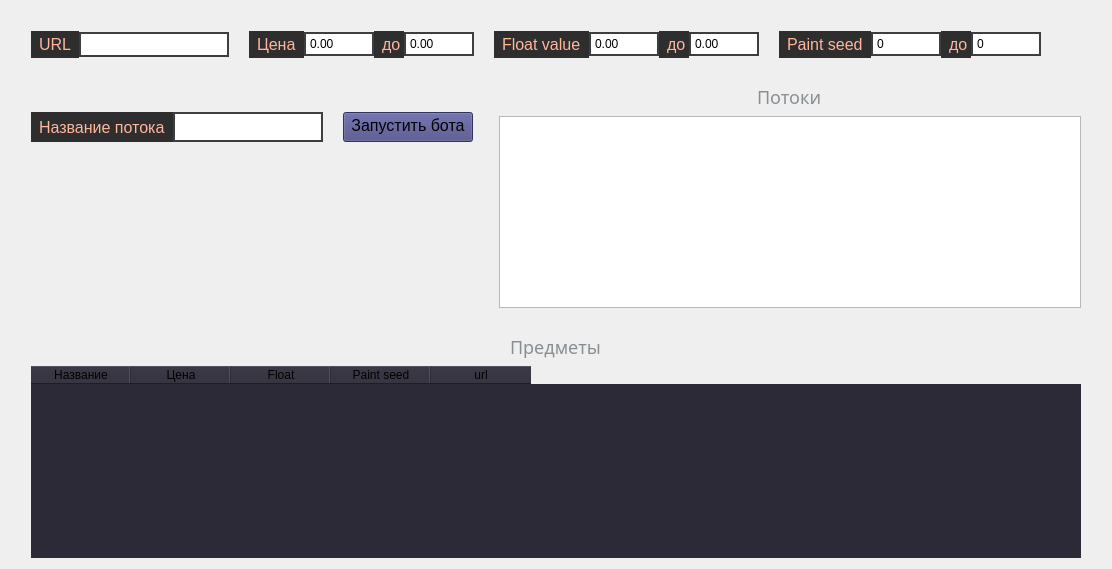
      <widget class="QWidget" name="tab_2">
       <attribute name="title">
        <string>Главная</string>
       </attribute>
       <layout class="QVBoxLayout" name="verticalLayout_3" stretch="0,0,1">
        <item>
         <layout class="QHBoxLayout" name="horizontalLayout_4" stretch="0,0,0,0,0">
          <property name="spacing">
           <number>20</number>
          </property>
          <property name="sizeConstraint">
           <enum>QLayout::SetNoConstraint</enum>
          </property>
          <property name="leftMargin">
           <number>20</number>
          </property>
          <property name="topMargin">
           <number>20</number>
          </property>
          <property name="rightMargin">
           <number>20</number>
          </property>
          <property name="bottomMargin">
           <number>0</number>
          </property>
          <item>
           <layout class="QHBoxLayout" name="horizontalLayout_12">
            <property name="spacing">
             <number>0</number>
            </property>
            <item>
             <widget class="QLabel" name="url_label">
              <property name="styleSheet">
               <string notr="true">QWidget {
	background: rgb(46, 46, 46);
	color: rgb(255, 182, 155);
	font-size: 16px;
	padding: 4px;
}</string>
              </property>
              <property name="text">
               <string>URL</string>
              </property>
             </widget>
            </item>
            <item>
             <widget class="QLineEdit" name="url_input">
              <property name="sizePolicy">
               <sizepolicy hsizetype="Expanding" vsizetype="Fixed">
                <horstretch>0</horstretch>
                <verstretch>0</verstretch>
               </sizepolicy>
              </property>
              <property name="minimumSize">
               <size>
                <width>150</width>
                <height>25</height>
               </size>
              </property>
              <property name="maximumSize">
               <size>
                <width>500</width>
                <height>16777215</height>
               </size>
              </property>
              <property name="font">
               <font>
                <family>&quot;Franklin Gothic Demi Cond&quot;</family>
                <pointsize>-1</pointsize>
               </font>
              </property>
              <property name="styleSheet">
               <string notr="true">QWidget {
	border: 2px solid rgb(60, 63, 65);
}</string>
              </property>
              <property name="text">
               <string/>
              </property>
             </widget>
            </item>
           </layout>
          </item>
          <item>
           <layout class="QHBoxLayout" name="horizontalLayout_2">
            <property name="spacing">
             <number>0</number>
            </property>
            <item>
             <widget class="QLabel" name="price_label">
              <property name="minimumSize">
               <size>
                <width>50</width>
                <height>0</height>
               </size>
              </property>
              <property name="styleSheet">
               <string notr="true">QWidget {
	background: rgb(46, 46, 46);
	color: rgb(255, 182, 155);
	font-size: 16px;
	padding: 4px;
}</string>
              </property>
              <property name="text">
               <string>Цена</string>
              </property>
             </widget>
            </item>
            <item>
             <widget class="QDoubleSpinBox" name="price_input">
              <property name="minimumSize">
               <size>
                <width>70</width>
                <height>0</height>
               </size>
              </property>
              <property name="maximumSize">
               <size>
                <width>70</width>
                <height>16777215</height>
               </size>
              </property>
              <property name="styleSheet">
               <string notr="true">QWidget {
	border: 2px solid rgb(60, 63, 65);
	padding: 2px;
}</string>
              </property>
              <property name="buttonSymbols">
               <enum>QAbstractSpinBox::NoButtons</enum>
              </property>
              <property name="maximum">
               <double>100000.990000000005239</double>
              </property>
             </widget>
            </item>
            <item>
             <widget class="QLabel" name="price_label_2">
              <property name="minimumSize">
               <size>
                <width>30</width>
                <height>0</height>
               </size>
              </property>
              <property name="maximumSize">
               <size>
                <width>30</width>
                <height>16777215</height>
               </size>
              </property>
              <property name="styleSheet">
               <string notr="true">QWidget {
	background: rgb(46, 46, 46);
	color: rgb(255, 182, 155);
	font-size: 16px;
	padding: 4px;
}</string>
              </property>
              <property name="text">
               <string>до</string>
              </property>
             </widget>
            </item>
            <item>
             <widget class="QDoubleSpinBox" name="price_input_2">
              <property name="minimumSize">
               <size>
                <width>70</width>
                <height>0</height>
               </size>
              </property>
              <property name="maximumSize">
               <size>
                <width>70</width>
                <height>16777215</height>
               </size>
              </property>
              <property name="styleSheet">
               <string notr="true">QWidget {
	border: 2px solid rgb(60, 63, 65);
	padding: 2px;
}</string>
              </property>
              <property name="buttonSymbols">
               <enum>QAbstractSpinBox::NoButtons</enum>
              </property>
              <property name="maximum">
               <double>100000.990000000005239</double>
              </property>
             </widget>
            </item>
           </layout>
          </item>
          <item>
           <layout class="QHBoxLayout" name="horizontalLayout_3">
            <property name="spacing">
             <number>0</number>
            </property>
            <item>
             <widget class="QLabel" name="float_value_label">
              <property name="styleSheet">
               <string notr="true">QWidget {
	background: rgb(46, 46, 46);
	color: rgb(255, 182, 155);
	font-size: 16px;
	padding: 4px;
}</string>
              </property>
              <property name="text">
               <string>Float value</string>
              </property>
             </widget>
            </item>
            <item>
             <widget class="QDoubleSpinBox" name="float_value_input">
              <property name="minimumSize">
               <size>
                <width>70</width>
                <height>0</height>
               </size>
              </property>
              <property name="maximumSize">
               <size>
                <width>70</width>
                <height>16777215</height>
               </size>
              </property>
              <property name="styleSheet">
               <string notr="true">QWidget {
	border: 2px solid rgb(60, 63, 65);
	padding: 2px;
}</string>
              </property>
              <property name="buttonSymbols">
               <enum>QAbstractSpinBox::NoButtons</enum>
              </property>
              <property name="maximum">
               <double>100000.990000000005239</double>
              </property>
             </widget>
            </item>
            <item>
             <widget class="QLabel" name="float_value_label_2">
              <property name="minimumSize">
               <size>
                <width>30</width>
                <height>0</height>
               </size>
              </property>
              <property name="maximumSize">
               <size>
                <width>30</width>
                <height>16777215</height>
               </size>
              </property>
              <property name="styleSheet">
               <string notr="true">QWidget {
	background: rgb(46, 46, 46);
	color: rgb(255, 182, 155);
	font-size: 16px;
	padding: 4px;
}</string>
              </property>
              <property name="text">
               <string>до</string>
              </property>
             </widget>
            </item>
            <item>
             <widget class="QDoubleSpinBox" name="float_value_input_2">
              <property name="minimumSize">
               <size>
                <width>70</width>
                <height>0</height>
               </size>
              </property>
              <property name="maximumSize">
               <size>
                <width>70</width>
                <height>16777215</height>
               </size>
              </property>
              <property name="styleSheet">
               <string notr="true">QWidget {
	border: 2px solid rgb(60, 63, 65);
	padding: 2px;
}</string>
              </property>
              <property name="buttonSymbols">
               <enum>QAbstractSpinBox::NoButtons</enum>
              </property>
              <property name="maximum">
               <double>100000.990000000005239</double>
              </property>
             </widget>
            </item>
           </layout>
          </item>
          <item>
           <layout class="QHBoxLayout" name="horizontalLayout_9">
            <property name="spacing">
             <number>0</number>
            </property>
            <item>
             <widget class="QLabel" name="paint_seed_label">
              <property name="styleSheet">
               <string notr="true">QWidget {
	background: rgb(46, 46, 46);
	color: rgb(255, 182, 155);
	font-size: 16px;
	padding: 4px;
}</string>
              </property>
              <property name="text">
               <string>Paint seed</string>
              </property>
             </widget>
            </item>
            <item>
             <widget class="QSpinBox" name="paint_seed_input">
              <property name="minimumSize">
               <size>
                <width>70</width>
                <height>0</height>
               </size>
              </property>
              <property name="maximumSize">
               <size>
                <width>70</width>
                <height>16777215</height>
               </size>
              </property>
              <property name="styleSheet">
               <string notr="true">QWidget {
	border: 2px solid rgb(60, 63, 65);
	padding: 2px;
}</string>
              </property>
              <property name="buttonSymbols">
               <enum>QAbstractSpinBox::NoButtons</enum>
              </property>
              <property name="maximum">
               <number>100000</number>
              </property>
             </widget>
            </item>
            <item>
             <widget class="QLabel" name="paint_seed_label_2">
              <property name="minimumSize">
               <size>
                <width>30</width>
                <height>0</height>
               </size>
              </property>
              <property name="maximumSize">
               <size>
                <width>30</width>
                <height>16777215</height>
               </size>
              </property>
              <property name="styleSheet">
               <string notr="true">QWidget {
	background: rgb(46, 46, 46);
	color: rgb(255, 182, 155);
	font-size: 16px;
	padding: 4px;
}</string>
              </property>
              <property name="text">
               <string>до</string>
              </property>
             </widget>
            </item>
            <item>
             <widget class="QSpinBox" name="paint_seed_input_2">
              <property name="minimumSize">
               <size>
                <width>70</width>
                <height>0</height>
               </size>
              </property>
              <property name="maximumSize">
               <size>
                <width>70</width>
                <height>16777215</height>
               </size>
              </property>
              <property name="styleSheet">
               <string notr="true">QWidget {
	border: 2px solid rgb(60, 63, 65);
	padding: 2px;
}</string>
              </property>
              <property name="buttonSymbols">
               <enum>QAbstractSpinBox::NoButtons</enum>
              </property>
              <property name="maximum">
               <number>100000</number>
              </property>
             </widget>
            </item>
           </layout>
          </item>
          <item>
           <spacer name="horizontalSpacer_3">
            <property name="orientation">
             <enum>Qt::Horizontal</enum>
            </property>
            <property name="sizeHint" stdset="0">
             <size>
              <width>40</width>
              <height>20</height>
             </size>
            </property>
           </spacer>
          </item>
         </layout>
        </item>
        <item>
         <layout class="QHBoxLayout" name="horizontalLayout_6" stretch="0,1">
          <property name="sizeConstraint">
           <enum>QLayout::SetDefaultConstraint</enum>
          </property>
          <property name="leftMargin">
           <number>20</number>
          </property>
          <property name="topMargin">
           <number>20</number>
          </property>
          <property name="rightMargin">
           <number>20</number>
          </property>
          <property name="bottomMargin">
           <number>0</number>
          </property>
          <item>
           <layout class="QVBoxLayout" name="verticalLayout_8">
            <property name="leftMargin">
             <number>0</number>
            </property>
            <property name="topMargin">
             <number>0</number>
            </property>
            <property name="rightMargin">
             <number>20</number>
            </property>
            <property name="bottomMargin">
             <number>0</number>
            </property>
            <item>
             <layout class="QHBoxLayout" name="horizontalLayout_17">
              <item>
               <spacer name="horizontalSpacer_6">
                <property name="orientation">
                 <enum>Qt::Horizontal</enum>
                </property>
                <property name="sizeHint" stdset="0">
                 <size>
                  <width>40</width>
                  <height>20</height>
                 </size>
                </property>
               </spacer>
              </item>
              <item>
               <widget class="QLabel" name="empty_label">
                <property name="minimumSize">
                 <size>
                  <width>120</width>
                  <height>0</height>
                 </size>
                </property>
                <property name="font">
                 <font>
                  <family>&quot;Franklin Gothic Demi Cond&quot;</family>
                  <pointsize>-1</pointsize>
                 </font>
                </property>
                <property name="styleSheet">
                 <string notr="true">QWidget {
	border: none;
	background: transparent;
	color: rgb(136, 143, 147);
	font-size: 18px;
	padding: auto;
	padding-top: 0px;
	padding-bottom: 0px;
}</string>
                </property>
                <property name="frameShape">
                 <enum>QFrame::NoFrame</enum>
                </property>
                <property name="frameShadow">
                 <enum>QFrame::Sunken</enum>
                </property>
                <property name="lineWidth">
                 <number>3</number>
                </property>
                <property name="text">
                 <string/>
                </property>
               </widget>
              </item>
              <item>
               <spacer name="horizontalSpacer_11">
                <property name="orientation">
                 <enum>Qt::Horizontal</enum>
                </property>
                <property name="sizeHint" stdset="0">
                 <size>
                  <width>40</width>
                  <height>20</height>
                 </size>
                </property>
               </spacer>
              </item>
             </layout>
            </item>
            <item>
             <layout class="QHBoxLayout" name="horizontalLayout_7">
              <property name="spacing">
               <number>0</number>
              </property>
              <item>
               <widget class="QLabel" name="thread_name_label">
                <property name="sizePolicy">
                 <sizepolicy hsizetype="Fixed" vsizetype="Fixed">
                  <horstretch>0</horstretch>
                  <verstretch>0</verstretch>
                 </sizepolicy>
                </property>
                <property name="minimumSize">
                 <size>
                  <width>50</width>
                  <height>30</height>
                 </size>
                </property>
                <property name="styleSheet">
                 <string notr="true">QWidget {
	background: rgb(46, 46, 46);
	color: rgb(255, 182, 155);
	font-size: 16px;
	padding: 4px;
}</string>
                </property>
                <property name="text">
                 <string>Название потока</string>
                </property>
               </widget>
              </item>
              <item>
               <widget class="QLineEdit" name="thread_name_input">
                <property name="minimumSize">
                 <size>
                  <width>150</width>
                  <height>30</height>
                 </size>
                </property>
                <property name="maximumSize">
                 <size>
                  <width>150</width>
                  <height>16777215</height>
                 </size>
                </property>
                <property name="styleSheet">
                 <string notr="true">QWidget {
	padding: 2px;
	border: 2px solid rgb(60, 63, 65);
}</string>
                </property>
               </widget>
              </item>
              <item>
               <widget class="QPushButton" name="run_bot_button">
                <property name="sizePolicy">
                 <sizepolicy hsizetype="Fixed" vsizetype="Fixed">
                  <horstretch>0</horstretch>
                  <verstretch>0</verstretch>
                 </sizepolicy>
                </property>
                <property name="minimumSize">
                 <size>
                  <width>150</width>
                  <height>30</height>
                 </size>
                </property>
                <property name="styleSheet">
                 <string notr="true">QWidget {
	background-color: rgb(70, 70, 130);
	font-size: 16px;
	padding-bottom: 3px;
	margin-left: 20px;
}</string>
                </property>
                <property name="text">
                 <string>Запустить бота</string>
                </property>
               </widget>
              </item>
              <item>
               <spacer name="horizontalSpacer_14">
                <property name="orientation">
                 <enum>Qt::Horizontal</enum>
                </property>
                <property name="sizeHint" stdset="0">
                 <size>
                  <width>0</width>
                  <height>20</height>
                 </size>
                </property>
               </spacer>
              </item>
             </layout>
            </item>
            <item>
             <spacer name="verticalSpacer_3">
              <property name="orientation">
               <enum>Qt::Vertical</enum>
              </property>
              <property name="sizeHint" stdset="0">
               <size>
                <width>20</width>
                <height>40</height>
               </size>
              </property>
             </spacer>
            </item>
           </layout>
          </item>
          <item>
           <layout class="QVBoxLayout" name="verticalLayout_2">
            <property name="leftMargin">
             <number>0</number>
            </property>
            <property name="topMargin">
             <number>0</number>
            </property>
            <property name="rightMargin">
             <number>0</number>
            </property>
            <property name="bottomMargin">
             <number>0</number>
            </property>
            <item>
             <layout class="QHBoxLayout" name="horizontalLayout_16">
              <item>
               <spacer name="horizontalSpacer_4">
                <property name="orientation">
                 <enum>Qt::Horizontal</enum>
                </property>
                <property name="sizeHint" stdset="0">
                 <size>
                  <width>40</width>
                  <height>20</height>
                 </size>
                </property>
               </spacer>
              </item>
              <item>
               <widget class="QLabel" name="threads_label">
                <property name="minimumSize">
                 <size>
                  <width>120</width>
                  <height>0</height>
                 </size>
                </property>
                <property name="font">
                 <font>
                  <family>&quot;Franklin Gothic Demi Cond&quot;</family>
                  <pointsize>-1</pointsize>
                 </font>
                </property>
                <property name="styleSheet">
                 <string notr="true">QWidget {
	border: none;
	background: transparent;
	color: rgb(136, 143, 147);
	font-size: 18px;
	padding: auto;
	padding-top: 0px;
	padding-bottom: 0px;
}</string>
                </property>
                <property name="frameShape">
                 <enum>QFrame::NoFrame</enum>
                </property>
                <property name="frameShadow">
                 <enum>QFrame::Sunken</enum>
                </property>
                <property name="lineWidth">
                 <number>3</number>
                </property>
                <property name="text">
                 <string>Потоки</string>
                </property>
               </widget>
              </item>
              <item>
               <spacer name="horizontalSpacer_5">
                <property name="orientation">
                 <enum>Qt::Horizontal</enum>
                </property>
                <property name="sizeHint" stdset="0">
                 <size>
                  <width>40</width>
                  <height>20</height>
                 </size>
                </property>
               </spacer>
              </item>
             </layout>
            </item>
            <item>
             <widget class="QListWidget" name="listWidget">
              <property name="sizePolicy">
               <sizepolicy hsizetype="Expanding" vsizetype="Expanding">
                <horstretch>0</horstretch>
                <verstretch>0</verstretch>
               </sizepolicy>
              </property>
              <property name="minimumSize">
               <size>
                <width>0</width>
                <height>150</height>
               </size>
              </property>
              <property name="maximumSize">
               <size>
                <width>16777215</width>
                <height>250</height>
               </size>
              </property>
             </widget>
            </item>
           </layout>
          </item>
         </layout>
        </item>
        <item>
         <layout class="QVBoxLayout" name="verticalLayout">
          <property name="leftMargin">
           <number>20</number>
          </property>
          <property name="topMargin">
           <number>20</number>
          </property>
          <property name="rightMargin">
           <number>20</number>
          </property>
          <item>
           <layout class="QHBoxLayout" name="horizontalLayout_5">
            <item>
             <spacer name="horizontalSpacer">
              <property name="orientation">
               <enum>Qt::Horizontal</enum>
              </property>
              <property name="sizeHint" stdset="0">
               <size>
                <width>40</width>
                <height>20</height>
               </size>
              </property>
             </spacer>
            </item>
            <item>
             <widget class="QLabel" name="items_label">
              <property name="minimumSize">
               <size>
                <width>120</width>
                <height>0</height>
               </size>
              </property>
              <property name="font">
               <font>
                <family>&quot;Franklin Gothic Demi Cond&quot;</family>
                <pointsize>-1</pointsize>
               </font>
              </property>
              <property name="styleSheet">
               <string notr="true">QWidget {
	border: none;
	background: transparent;
	color: rgb(136, 143, 147);
	font-size: 18px;
	padding: auto;
	padding-top: 0px;
	padding-bottom: 0px;
}</string>
              </property>
              <property name="frameShape">
               <enum>QFrame::NoFrame</enum>
              </property>
              <property name="frameShadow">
               <enum>QFrame::Sunken</enum>
              </property>
              <property name="lineWidth">
               <number>3</number>
              </property>
              <property name="text">
               <string>Предметы</string>
              </property>
             </widget>
            </item>
            <item>
             <spacer name="horizontalSpacer_2">
              <property name="orientation">
               <enum>Qt::Horizontal</enum>
              </property>
              <property name="sizeHint" stdset="0">
               <size>
                <width>40</width>
                <height>20</height>
               </size>
              </property>
             </spacer>
            </item>
           </layout>
          </item>
          <item>
           <widget class="QTableWidget" name="tableWidget">
            <property name="styleSheet">
             <string notr="true">QTableWidget {
	border: none;
	color: rgb(136, 143, 147);
	background-color: #2C2A37;
}
QHeaderView::section {
	background-color: #2C2A37;
}</string>
            </property>
            <column>
             <property name="text">
              <string>Название</string>
             </property>
            </column>
            <column>
             <property name="text">
              <string>Цена</string>
             </property>
            </column>
            <column>
             <property name="text">
              <string>Float</string>
             </property>
            </column>
            <column>
             <property name="text">
              <string>Paint seed</string>
             </property>
            </column>
            <column>
             <property name="text">
              <string>url</string>
             </property>
            </column>
           </widget>
          </item>
         </layout>
        </item>
       </layout>
      </widget>
